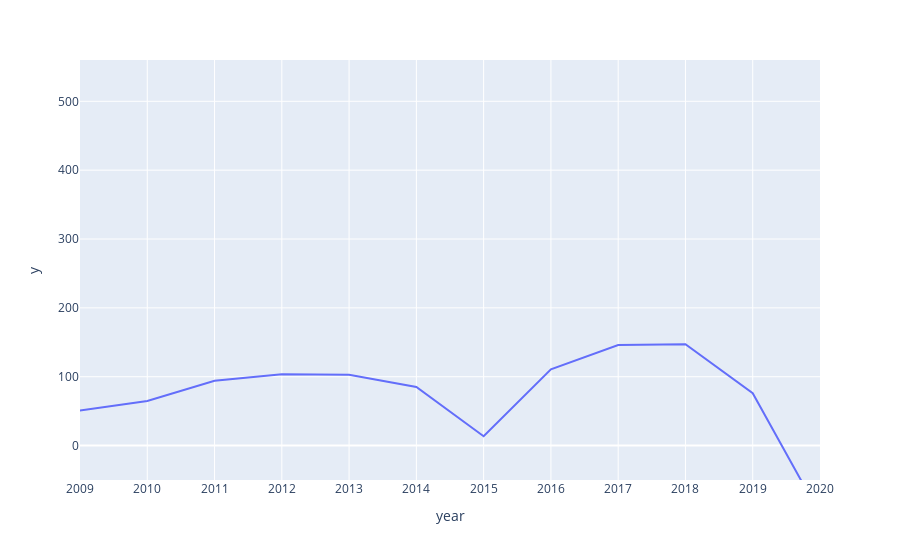

Notebook code for this chart:
### Code cell
fig = pe.line(ROI_by_year, x = ROI_by_year.index, y = ROI_by_year.values)
fig.update_xaxes(dtick=1, range=[2009, 2020])
fig.update_yaxes(range=[-50, 560])
fig.show()
